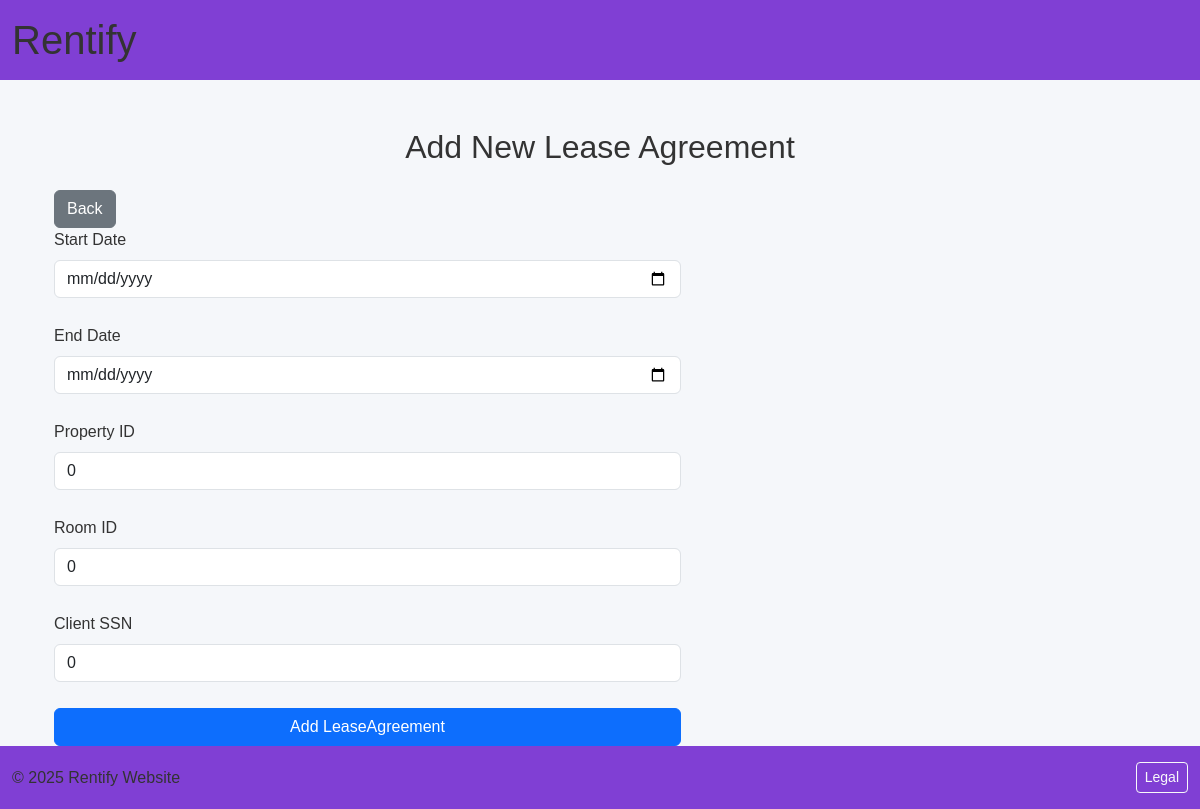
Before: /lease-agreement-view/6001 with the older database file.
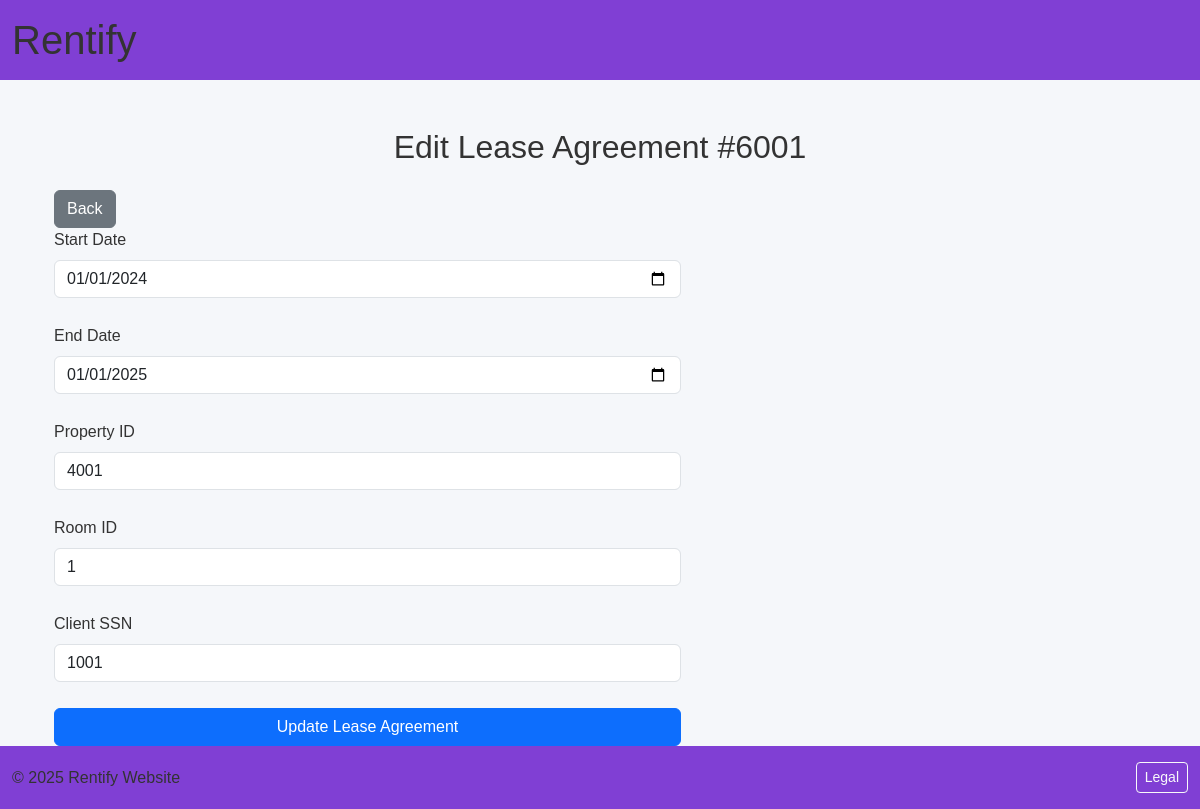
After: the same page with the newer database file.
### tables this page shows
CREATE TABLE LEASEAGREEMENT (
        LeaseID INTEGER PRIMARY KEY,
        StartDate TEXT,
        EndDate TEXT,
        PropertyID INTEGER,
        RoomID INTEGER,
        OwnerSSN INTEGER NOT NULL,
        ClientSSN INTEGER NOT NULL,
        FOREIGN KEY (PropertyID, RoomID) REFERENCES ROOM(PropertyID, RoomID)
        ON DELETE CASCADE ON UPDATE CASCADE,
        FOREIGN KEY (OwnerSSN) REFERENCES HOMEOWNER(SSN)
        ON DELETE CASCADE ON UPDATE CASCADE,
        FOREIGN KEY (ClientSSN) REFERENCES CLIENT(SSN)
        ON DELETE CASCADE ON UPDATE CASCADE
    );

### app.py (the view)
@app.route("/lease-agreement-view/<int:leaseID>", methods=["GET"])
def leaseagreement_specific(leaseID):
    form = {
        "leaseID": 0,
        "startDate": 0,
        "endDate": 0,
        "property_ID": 0,
        "room_ID": 0,
        "clientSSN": 0,
    }
    if leaseID != 0:
        with sqlite3.connect("Homeapp.db") as conn:
            l = conn.execute("SELECT * FROM leaseagreement WHERE LeaseID = ?", (leaseID, )).fetchone()
            if l:
                form["leaseID"] = l[0]
                form["startDate"] = l[1]
                form["endDate"] = l[2]
                form["property_ID"] = l[3]
                form["room_ID"] = l[4]
                form["clientSSN"] = l[6]
    return render_template("LeaseAgreementEdit.html", form=form)

### templates/LeaseAgreementEdit.html (shortened to what this page needs)
{% extends 'base.html' %}
{% block content %}
<div class="container mt-5">
<h2 class="mb-4">
    {% if form.leaseID != 0 %}
    Edit Lease Agreement #{{ form.leaseID }}
    {% else %}
    Add New Lease Agreement
    {% endif %}
</h2>
<a href="/lease-agreement-view" class="btn btn-secondary">Back</a>
<div class="row">
    <div class="col-md-7">
    <form method="POST" action="/add-leaseagreement">
        <div class="mb-3">
            <label for="propertyType" class="form-label">Start Date</label>
            <input type="date" class="form-control" id="start_date" name="start_date" value="{{ form.startDate or 0 }}" required>
        </div>
        <div class="mb-3">
            <label for="propertyType" class="form-label">End Date</label>
            <input type="date" class="form-control" id="end_date" name="end_date" value="{{ form.endDate or 0}}" required>
        </div>
        <div class="mb-3">
            <label for="address" class="form-label">Property ID</label>
            <input type="number" class="form-control" name="property_ID" value="{{ form.property_ID }}" required>
        </div>
        <div class="mb-3">
            <label for="address" class="form-label">Room ID</label>
            <input type="number" class="form-control" name="room_ID" value="{{ form.room_ID }}" required>
        </div>
        <div class="mb-3">
        <label for="address" class="form-label">Client SSN</label>
        <input type="number" class="form-control" name="clientSSN" value="{{ form.clientSSN }}" required>
        </div>
        <button type="submit" class="btn btn-primary">
        {% if form.leaseID != 0 %}Update Lease Agreement{% else %}Add LeaseAgreement{% endif %}
        </button>
    </form>
    </div>
</div>
</div>
{% endblock %}

### templates/Base.html (shortened to what this page needs)
<!doctype html>
<html lang="en">
<head>
    <link href="https://cdn.jsdelivr.net/npm/bootstrap@5.3.2/dist/css/bootstrap.min.css" rel="stylesheet">
    <link rel="stylesheet" href="{{ url_for('static', filename='css/styles.css') }}">
</head>
<body class="d-flex flex-column min-vh-100">
    <header class="purple-bar container-fluid py-3">
        <div class="d-flex justify-content-between align-items-center">
            <div class="d-flex align-items-center">
                <h1 class="display-6 m-0 me-4">Rentify</h1>
            </div>
        </div>
    </header>
    <main class="container flex-grow-1">
        {% block content %}
        {% endblock %}
    </main>
    <footer class="purple-bar container-fluid py-3">
        <div class="d-flex justify-content-between align-items-center">
            <p class="mb-0">&copy; 2025 Rentify Website</p>
            {% if not session.get('ssn') %}
                <a href="{{ url_for('legal') }}" class="btn btn-outline-light btn-sm">Legal</a>
            {% endif %}
        </div>
    </footer>
</body>
</html>

### static/css/styles.css (style rules this page uses)
body { font-family: Arial, sans-serif; background-color: #f5f7fa; color: #333; }
h2 { margin-bottom: 20px; text-align: center; }
form { display: flex; flex-direction: column; gap: 10px; }
button { background-color: white; color: black; border: 2px solid #555555; }
.purple-bar { background-color: rgb(128, 63, 212); }

Changed rows visible on the page:
added LEASEAGREEMENT: leaseID "6001", start_date "01/01/2024", end_date "01/01/2025", property_ID "4001", clientSSN "1001"
Other visible differences:
form field room_ID: "0" → "1"
form field property_ID: "0" → (not shown)
form field clientSSN: "0" → (not shown)
text no longer shown: "Add New Lease Agreement Add LeaseAgreement"
text now shown: "Edit Lease Agreement # Update Lease Agreement"
